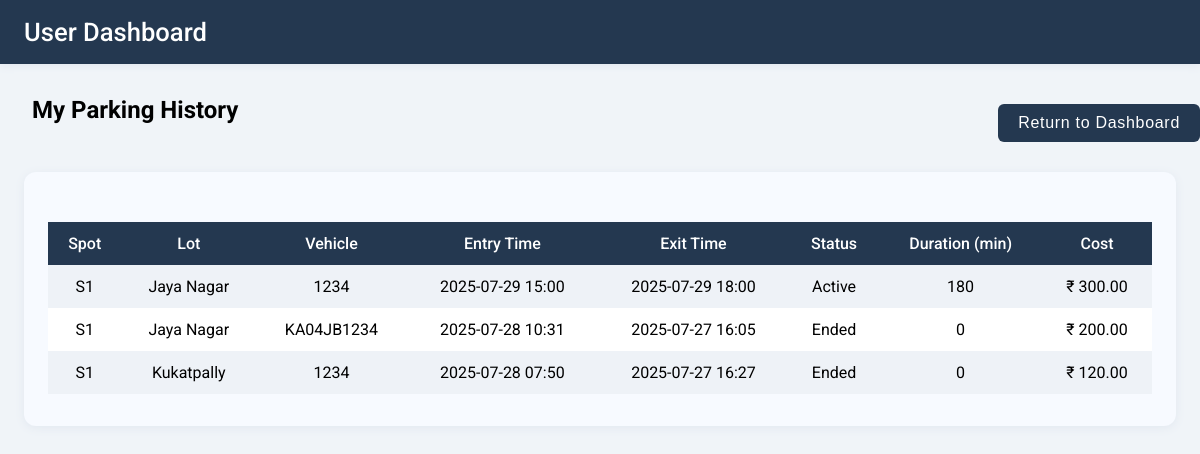
The app's page /user/history (signed in), older data.
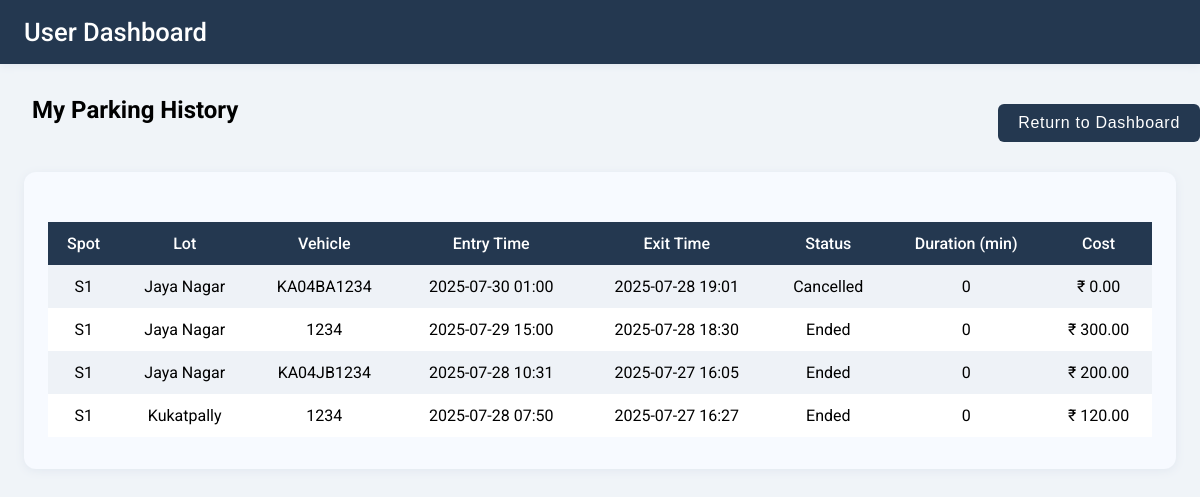
The same page, newer data.
### backend/models.py (models this page shows)
class Reservation(db.Model):
    __tablename__ = "Reservation"
    id = db.Column(db.Integer, primary_key = True, autoincrement = True)
    spot_id = db.Column(db.Integer, db.ForeignKey("ParkingSpot.id"), nullable = False)
    user_id = db.Column(db.Integer, db.ForeignKey("User.id"), nullable = False)
    vehicle_id = db.Column(db.Integer, db.ForeignKey("Vehicle.id"), nullable=True)
    status = db.Column(db.String, nullable = False)
    cost = db.Column(db.Numeric(10, 2), nullable=False)
    entry_ts = db.Column(db.DateTime(timezone=True), default=lambda:datetime.now(timezone.utc))
    exit_ts = db.Column(db.DateTime(timezone=True))
    user = db.relationship("User", backref = "reservations")
    spot = db.relationship("ParkingSpot", backref = "reservations")
    vehicle = db.relationship("Vehicle", backref="reservations")

class ParkingSpot(db.Model):
    __tablename__ = "ParkingSpot"
    id = db.Column(db.Integer, primary_key = True, autoincrement = True)
    lot_id= db.Column(db.Integer, db.ForeignKey("ParkingLot.id"), nullable = False)
    status = db.Column(db.String, nullable = False)
    spot_number= db.Column(db.String, nullable = False)
    lot = db.relationship("ParkingLot", backref = "spots")
    __table_args__ = (
        db.UniqueConstraint('lot_id', 'spot_number', name='_lot_spot'),
    )

class ParkingLot(db.Model):
    __tablename__ = "ParkingLot"
    id = db.Column(db.Integer, primary_key = True, autoincrement = True)
    location = db.Column(db.String, nullable = False)
    address = db.Column(db.String, nullable = False)
    price = db.Column(db.Integer, nullable = False)
    no_of_spots = db.Column(db.Integer, nullable = False)

class Vehicle(db.Model):
    __tablename__ = "Vehicle"
    id = db.Column(db.Integer, primary_key = True, autoincrement = True)
    user_id= db.Column(db.Integer, db.ForeignKey("User.id"), nullable = False)
    vehicle_type = db.Column(db.String, nullable = False)
    vehicle_number= db.Column(db.String, unique = True, nullable = False)
    user = db.relationship("User", backref = "vehicles")

### backend/routes.py (the view)
@routes_bp.route('/user/history')
@login_required
def user_history():
    reservations = (
        Reservation.query
        .filter_by(user_id=current_user.id)
        .order_by(Reservation.entry_ts.desc())
        .all()
    )
    return render_template('user/user_history.html', reservations=reservations)

### app.py (called while the page is built)
def create_app():
    app = Flask(__name__)
    app.config["SQLALCHEMY_DATABASE_URI"] = "sqlite:///vehicle_db.sqlite3"
    app.config["SQLALCHEMY_TRACK_MODIFICATIONS"] = False
    app.config["SECRET_KEY"] = "myspoton"
    db.init_app(app)
    login_manager = LoginManager()
    login_manager.init_app(app)
    @login_manager.user_loader
    def load_user(user_id):
        return Admin.query.filter_by(email=user_id).first() or User.query.filter_by(email=user_id).first()
    with app.app_context():
        db.create_all()
        from backend.create_initial_db import init_db
        init_db(app)
        from backend.routes import routes_bp
        app.register_blueprint(routes_bp)
    return app

### templates/user/user_history.html (shortened to what this page needs)
<!DOCTYPE html>
<html lang="en">
<head>
</head>
<body>
    <div class="navbar">
        <span class="navbar-title">User Dashboard</span>
    </div>
    <div class="container">
        <button onclick="window.location.href='/user/dashboard'" class="return-dashboard-btn">
            Return to Dashboard
        </button>
        <h2 style="margin-left:8px;">My Parking History</h2>
        <div class="history-card">
            {% if reservations %}
            <table>
                <tr>
                    <th>Spot</th>
                    <th>Lot</th>
                    <th>Vehicle</th>
                    <th>Entry Time</th>
                    <th>Exit Time</th>
                    <th>Status</th>
                    <th>Duration (min)</th>
                    <th>Cost</th>
                </tr>
                {% for r in reservations %}
                <tr>
                    <td>{{ r.spot.spot_number }}</td>
                    <td>{{ r.spot.lot.address }}</td>
                    <td>{% if r.vehicle %}{{ r.vehicle.vehicle_number }}{% else %}-{% endif %}</td>
                    <td>{% if r.entry_ts %}{{ r.entry_ts.strftime('%Y-%m-%d %H:%M') }}{% else %}-{% endif %}</td>
                    <td>
                        {% if r.exit_ts %}
                            {{ r.exit_ts.strftime('%Y-%m-%d %H:%M') }}
                        {% elif r.entry_ts %}
                            Active
                        {% else %}
                            -
                        {% endif %}
                    </td>
                    <td>{{ r.status }}</td>
                    <td>
                        {% if r.entry_ts and r.exit_ts %}
                            {% set duration = ((r.exit_ts - r.entry_ts).total_seconds() // 60)|int %}
                            {{ duration if duration >= 0 else 0 }}
                        {% elif r.entry_ts %}
                            Active
                        {% else %}
                            -
                        {% endif %}
                    </td>
                    <td>&#8377; {{ ('%.2f'|format(r.cost)) }}</td>
                </tr>
                {% endfor %}
            </table>
            {% else %}
            <p style="color:#333; font-size:1.1em; text-align:center;">No parking history found.</p>
            {% endif %}
        </div>
    </div>
</body>
</html>

### templates/user/user_history.html (style rules this page uses)
body { background: #f0f4f8; font-family: 'Roboto', Arial, sans-serif; margin: 0; padding: 0; }
.navbar { background: #243850; padding: 0 24px; height: 64px; display: flex; align-items: center; color: #fff; box-shadow: 0 2px 8px #e2e8f0; }
.navbar-title { font-size: 1.6em; font-weight: 500; }
.container { max-width: 1280px; margin: 32px auto; padding: 0 24px; position: relative; }
.return-dashboard-btn { position: absolute; top: 0; right: 0; background-color: #243850; color: white; border: none; border-radius: 6px; padding: 10px 20px; font-size: 1em; cursor: pointer; letter-spacing: 0.7px; transition: background-color 0.3s ease; margin-top: 8px; }
.history-card { background: #f7faff; border-radius: 12px; box-shadow: 0 2px 10px #e2e8f0; padding: 32px 24px; margin-top: 48px; }
table { width: 100%; border-collapse: collapse; margin-top: 18px; }
th, td { padding: 12px; font-size: 1em; text-align: center; }
th { background: #243850; color: white; font-weight: 500; }
tr:nth-child(even) { background: #eef2f7; }
tr:nth-child(odd) { background: #ffffff; }

Row changes from the older to the newer data that the page shows:
added Reservation: spot.spot_number "S1", spot.lot.address "Jaya Nagar", vehicle.vehicle_number "KA04BA1234", entry_ts "2025-07-30 01:00", exit_ts "2025-07-28 19:01", status "Cancelled", cost "0", cost "0.00"
changed Reservation (number 2 of 4 on the later page): exit_ts "2025-07-29 18:00" → "2025-07-28 18:30"; status "Active" → "Ended"; duration "180" → "0"
